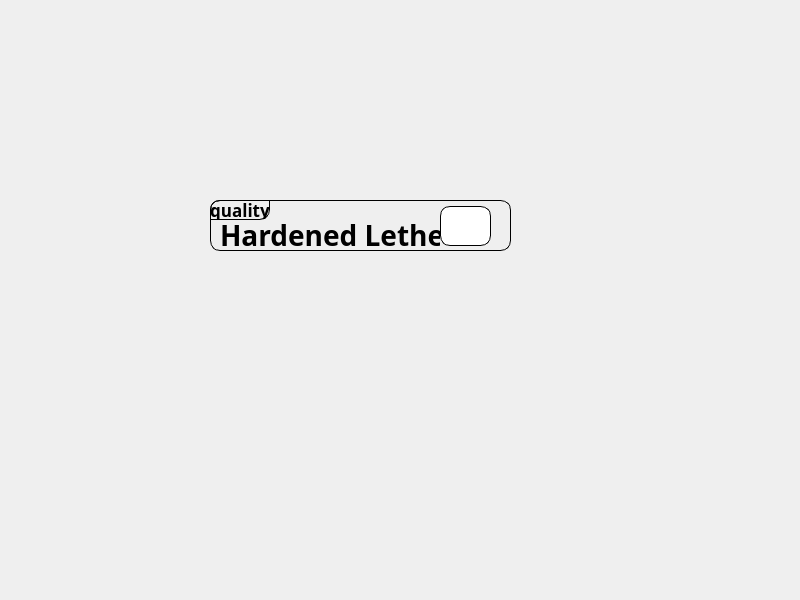
<?xml version="1.0" encoding="UTF-8"?>
<ui version="4.0">
 <class>MainWindow</class>
 <widget class="QMainWindow" name="MainWindow">
  <property name="geometry">
   <rect>
    <x>0</x>
    <y>0</y>
    <width>800</width>
    <height>600</height>
   </rect>
  </property>
  <property name="font">
   <font>
    <pointsize>11</pointsize>
    <weight>75</weight>
    <bold>true</bold>
   </font>
  </property>
  <property name="windowTitle">
   <string>MainWindow</string>
  </property>
  <widget class="QWidget" name="centralwidget">
   <widget class="QWidget" name="variables_widget" native="true">
    <property name="geometry">
     <rect>
      <x>210</x>
      <y>200</y>
      <width>301</width>
      <height>51</height>
     </rect>
    </property>
    <property name="styleSheet">
     <string notr="true">QWidget {
	border-radius: 10px;
	border: 1px solid black;
	background-image: url(:/stone/stonepap.png);
}</string>
    </property>
    <widget class="QLineEdit" name="enter">
     <property name="geometry">
      <rect>
       <x>230</x>
       <y>6</y>
       <width>51</width>
       <height>40</height>
      </rect>
     </property>
     <property name="sizePolicy">
      <sizepolicy hsizetype="Fixed" vsizetype="Fixed">
       <horstretch>61</horstretch>
       <verstretch>31</verstretch>
      </sizepolicy>
     </property>
     <property name="font">
      <font>
       <family>Vin Slab Pro</family>
       <pointsize>10</pointsize>
       <weight>75</weight>
       <bold>true</bold>
      </font>
     </property>
     <property name="styleSheet">
      <string notr="true">QLineEdit {
	color: rgb(255, 255, 255);
	background-image: url(:/cloth/bgtex.png);
}
QLineEdit::hover {
	background-image: url(:/cloth/bgtex1.png);
}</string>
     </property>
     <property name="text">
      <string>100000</string>
     </property>
     <property name="alignment">
      <set>Qt::AlignCenter</set>
     </property>
    </widget>
    <widget class="QLabel" name="name">
     <property name="geometry">
      <rect>
       <x>10</x>
       <y>20</y>
       <width>220</width>
       <height>30</height>
      </rect>
     </property>
     <property name="font">
      <font>
       <family>Vin Slab Pro</family>
       <pointsize>21</pointsize>
       <weight>75</weight>
       <bold>true</bold>
      </font>
     </property>
     <property name="styleSheet">
      <string notr="true">QLabel {
	background: None;
	border: None;
}</string>
     </property>
     <property name="text">
      <string>Hardened Lether</string>
     </property>
    </widget>
    <widget class="QLabel" name="qllabel">
     <property name="geometry">
      <rect>
       <x>0</x>
       <y>0</y>
       <width>60</width>
       <height>20</height>
      </rect>
     </property>
     <property name="font">
      <font>
       <family>Vin Slab Pro</family>
       <pointsize>13</pointsize>
       <weight>75</weight>
       <bold>true</bold>
      </font>
     </property>
     <property name="styleSheet">
      <string notr="true">QLabel {
	background: None;
	border: 1px solid black;
	border-top-left-radius: 10px;
	border-bottom-right-radius: 10px;
	border-top-right-radius: 0;
	border-bottom-left-radius: 0;
}</string>
     </property>
     <property name="text">
      <string>quality</string>
     </property>
     <property name="alignment">
      <set>Qt::AlignCenter</set>
     </property>
    </widget>
   </widget>
  </widget>
 </widget>
 <resources>
  <include location="resources/resource.qrc"/>
 </resources>
 <connections/>
</ui>
